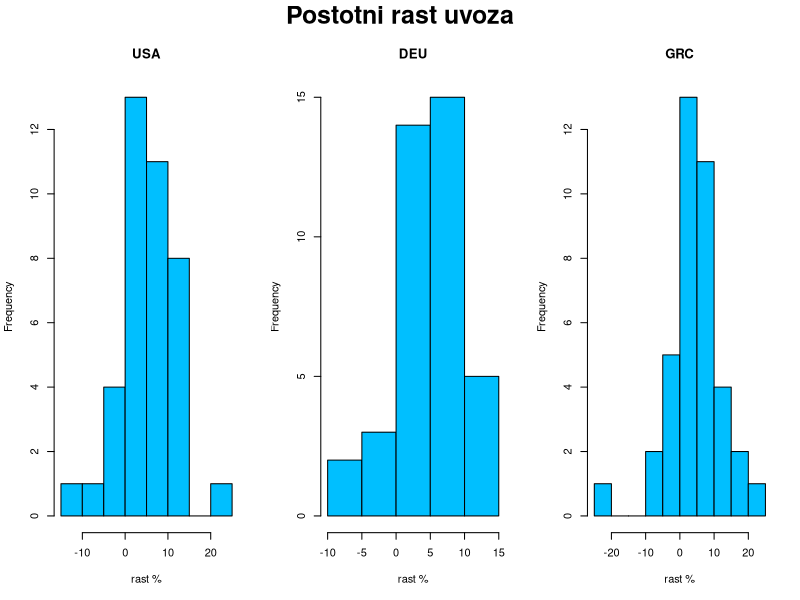
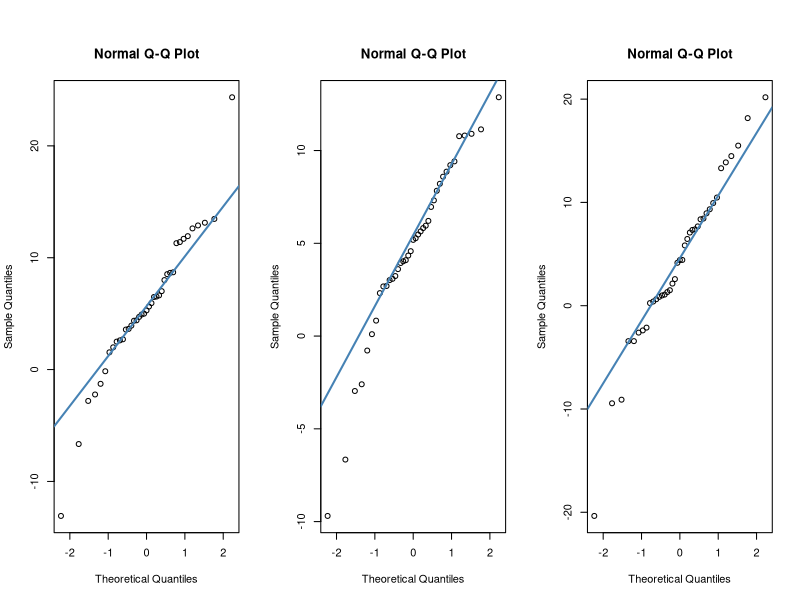
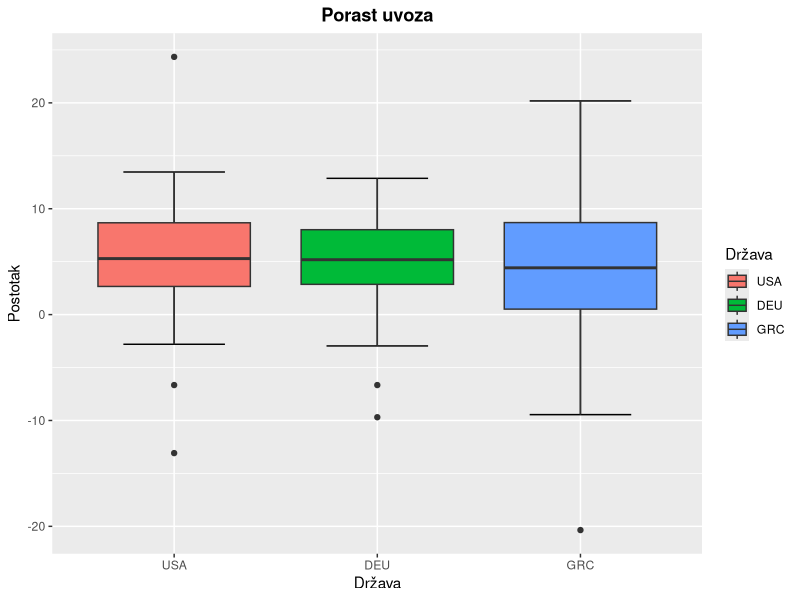
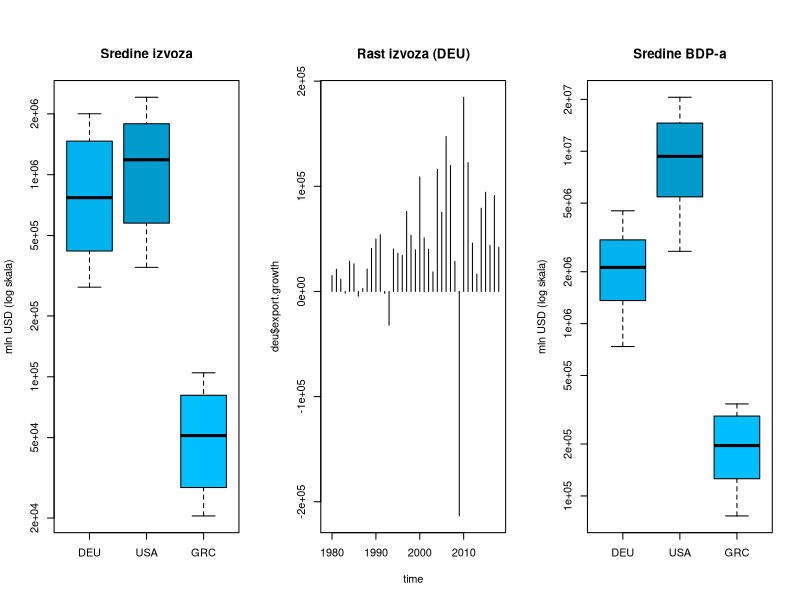
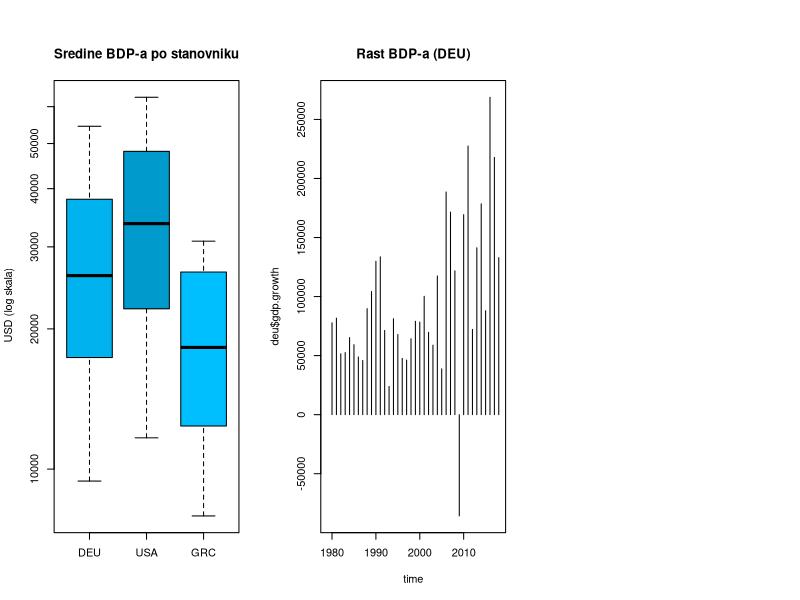
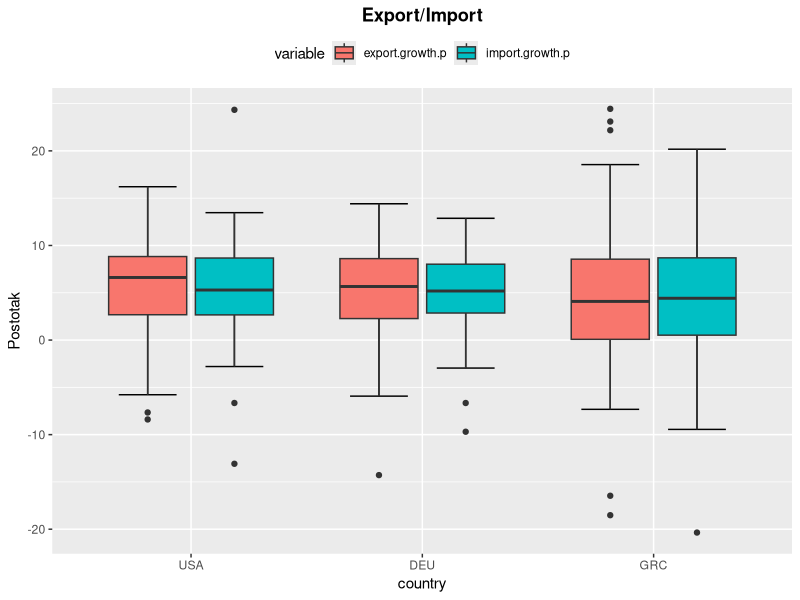
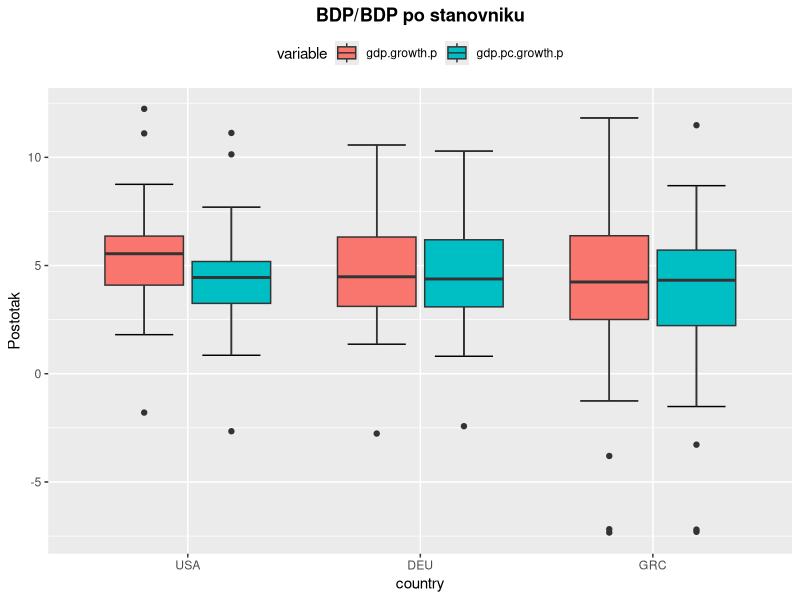
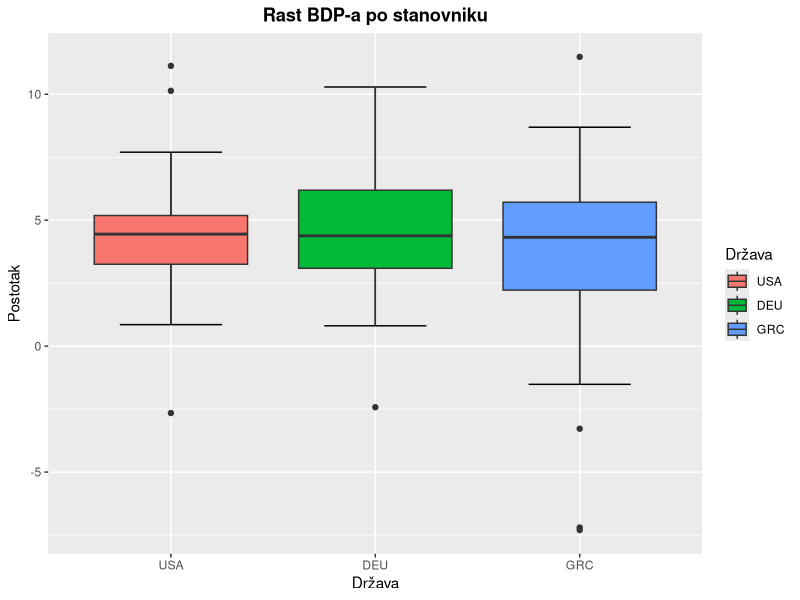

Generate these figures, in order, with R:
## ---- chunk 1
library(knitr)
knitr::opts_chunk$set(echo = TRUE)

library(tidyverse)
library(reshape2)

Sys.setlocale(locale = "hr_HR.utf8")
## ---- chunk 2
export.data = read.csv("Export_data.csv", fileEncoding="UTF-8-BOM")
# head(export.data)

import.data = read.csv("Import_data.csv", fileEncoding="UTF-8-BOM")
# head(import.data)

gdp.data = read.csv("GDP_data.csv", fileEncoding="UTF-8-BOM")
# head(gdp.data)

gdp.pc.data = read.csv("GDPpercapita_data.csv", fileEncoding="UTF-8-BOM")
# head(gdp.pc.data)
## ---- chunk 3
export.loc.cnt = export.data %>% group_by(LOCATION) %>%
    summarise(exp_n = n(), exp_est = sum(Flag.Codes == 'E')) %>%
    arrange(desc(exp_n), exp_est)
import.loc.cnt = import.data %>% group_by(LOCATION) %>%
    summarise(imp_n = n(), imp_est = sum(Flag.Codes == 'E')) %>%
    arrange(desc(imp_n), imp_est)
gdp.loc.cnt = gdp.data %>% group_by(LOCATION) %>%
    summarise(gdp_n = n(), gdp_est = sum(Flag.Codes == 'E')) %>%
    arrange(desc(gdp_n), gdp_est)
gdp.pc.loc.cnt = gdp.pc.data %>% group_by(LOCATION) %>%
    summarise(gdp_pc_n = n(), gdp_pc_est = sum(Flag.Codes == 'E')) %>%
    arrange(desc(gdp_pc_n), gdp_pc_est)
loc.cnt = merge(merge(export.loc.cnt, import.loc.cnt), merge(gdp.loc.cnt, gdp.pc.loc.cnt))
knitr::kable(
  head(arrange(loc.cnt,
               desc(loc.cnt[,2]), desc(loc.cnt[,4]), desc(loc.cnt[,6]), desc(loc.cnt[,8]),
               loc.cnt[,3], loc.cnt[,5], loc.cnt[,7], loc.cnt[,9]), 20),
  caption = "Broj podataka za pojedinu državu"
)
## ---- chunk 4
remove(export.loc.cnt, import.loc.cnt, gdp.loc.cnt, gdp.pc.loc.cnt, loc.cnt)
## ---- chunk 5
time = 1979:2018
usa = data.frame(year = 1979:2018,
                 export.mln_usd = export.data$Value[export.data$LOCATION == "USA"],
                 import.mln_usd = import.data$Value[import.data$LOCATION == "USA"],
                 gdp.mln_usd = gdp.data$Value[gdp.data$LOCATION == "USA"],
                 gdp.pc.usd_cap = gdp.pc.data$Value[gdp.pc.data$LOCATION == "USA"])
usa$net.trade = usa$export.mln_usd - usa$import.mln_usd
deu = data.frame(year = 1979:2019,
                 export.mln_usd = export.data$Value[export.data$LOCATION == "DEU"],
                 import.mln_usd = import.data$Value[import.data$LOCATION == "DEU"],
                 gdp.mln_usd = gdp.data$Value[gdp.data$LOCATION == "DEU"],
                 gdp.pc.usd_cap = gdp.pc.data$Value[gdp.pc.data$LOCATION == "DEU"])
deu$net.trade = deu$export.mln_usd - deu$import.mln_usd
grc = data.frame(year = 1979:2019,
                 export.mln_usd = export.data$Value[export.data$LOCATION == "GRC"],
                 import.mln_usd = import.data$Value[import.data$LOCATION == "GRC"],
                 gdp.mln_usd = gdp.data$Value[gdp.data$LOCATION == "GRC"],
                 gdp.pc.usd_cap = gdp.pc.data$Value[gdp.pc.data$LOCATION == "GRC"])
grc$net.trade = grc$export.mln_usd - grc$import.mln_usd
## ---- chunk 6
usa = usa %>% mutate(import.mln_usd,
                     import.growth = import.mln_usd - lag(import.mln_usd),
                     import.growth.p = import.growth / lag(import.mln_usd) * 100)
deu = deu %>% mutate(import.mln_usd, 
                     import.growth = import.mln_usd - lag(import.mln_usd),
                     import.growth.p = import.growth / lag(import.mln_usd) * 100)
grc = grc %>% mutate(import.mln_usd,
                     import.growth = import.mln_usd - lag(import.mln_usd),
                     import.growth.p = import.growth / lag(import.mln_usd) * 100)
usa = usa %>% mutate(export.mln_usd, 
                     export.growth = export.mln_usd - lag(export.mln_usd),
                     export.growth.p = export.growth / lag(export.mln_usd) * 100)
deu = deu %>% mutate(export.mln_usd,
                     export.growth = export.mln_usd - lag(export.mln_usd),
                     export.growth.p = export.growth / lag(export.mln_usd) * 100)
grc = grc %>% mutate(export.mln_usd,
                     export.growth = export.mln_usd - lag(export.mln_usd),
                     export.growth.p = export.growth / lag(export.mln_usd) * 100)
usa = usa %>% mutate(gdp.mln_usd,
                     gdp.growth = gdp.mln_usd - lag(gdp.mln_usd),
                     gdp.growth.p = gdp.growth / lag(gdp.mln_usd) * 100)
deu = deu %>% mutate(gdp.mln_usd,
                     gdp.growth = gdp.mln_usd - lag(gdp.mln_usd),
                     gdp.growth.p = gdp.growth / lag(gdp.mln_usd) * 100)
grc = grc %>% mutate(gdp.mln_usd,
                     gdp.growth = gdp.mln_usd - lag(gdp.mln_usd),
                     gdp.growth.p = gdp.growth / lag(gdp.mln_usd) * 100)
usa = usa %>% mutate(gdp.pc.usd_cap,
                     gdp.pc.growth = gdp.pc.usd_cap - lag(gdp.pc.usd_cap),
                     gdp.pc.growth.p = gdp.pc.growth / lag(gdp.pc.usd_cap) * 100)
deu = deu %>% mutate(gdp.pc.usd_cap,
                     gdp.pc.growth = gdp.pc.usd_cap - lag(gdp.pc.usd_cap),
                     gdp.pc.growth.p = gdp.pc.growth / lag(gdp.pc.usd_cap) * 100)
grc = grc %>% mutate(gdp.pc.usd_cap,
                     gdp.pc.growth = gdp.pc.usd_cap - lag(gdp.pc.usd_cap),
                     gdp.pc.growth.p = gdp.pc.growth / lag(gdp.pc.usd_cap) * 100)
# brisemo zadnju opservaciju za deu i grc jer usa nema podatke za 2019.g.
deu = deu[-nrow(deu),]
grc = grc[-nrow(grc),]
## ---- chunk 7
data.all = bind_rows(lapply(c("USA", "DEU", "GRC"), function (x) {
  data.frame(country=x, get(tolower(x)))
}))
data.all$country = factor(data.all$country, levels = c("USA", "DEU", "GRC"))
## ---- chunk 8
summary(usa)
summary(deu)
summary(grc)
## ---- chunk 9
par(mfrow = c(1, 3), oma = c(0, 0, 2, 0))
hist(usa$import.growth.p, main="USA", xlab="rast %", col="deepskyblue")
hist(deu$import.growth.p, main="DEU", xlab="rast %", col="deepskyblue")
hist(grc$import.growth.p, main="GRC", xlab="rast %", col="deepskyblue")
mtext("Postotni rast uvoza", outer = T, cex = 1.5, font = 2)
## ---- chunk 10
qqnorm(usa$import.growth.p)
qqline(usa$import.growth.p, col = "steelblue", lwd = 2)

qqnorm(deu$import.growth.p)
qqline(deu$import.growth.p, col = "steelblue", lwd = 2)

qqnorm(grc$import.growth.p)
qqline(grc$import.growth.p, col = "steelblue", lwd = 2)
## ---- chunk 11
ggplot(na.omit(data.all), aes(x=country, y=import.growth.p)) +
  stat_boxplot(geom = "errorbar", width = 0.5) +
  geom_boxplot(aes(fill=country)) +
  labs(title = "Porast uvoza", x="Država", y="Postotak", fill="Država") +
  theme(plot.title = element_text(hjust = 0.5, face = "bold"))
## ---- chunk 12
boxplot(deu$export.mln_usd,
        usa$export.mln_usd,
        grc$export.mln_usd,
        names = c("DEU", "USA", "GRC"), main = "Sredine izvoza",
        col = c("deepskyblue2", "deepskyblue3", "deepskyblue"),
        ylab = "mln USD (log skala)",
        log = "y")
## ---- chunk 13
plot(time, deu$export.growth, type = "h", main = "Rast izvoza (DEU)")
## ---- chunk 14
boxplot(deu$gdp.mln_usd,
        usa$gdp.mln_usd,
        grc$gdp.mln_usd,
        names = c("DEU", "USA", "GRC"), main = "Sredine BDP-a",
        col = c("deepskyblue2", "deepskyblue3", "deepskyblue"),
        ylab = "mln USD (log skala)",
        log = "y")
## ---- chunk 15
boxplot(deu$gdp.pc.usd_cap,
        usa$gdp.pc.usd_cap,
        grc$gdp.pc.usd_cap,
        names = c("DEU", "USA", "GRC"), main = "Sredine BDP-a po stanovniku",
        col = c("deepskyblue2", "deepskyblue3", "deepskyblue"),
        ylab = " USD (log skala)",
        log = "y")

## ---- chunk 16
plot(time, deu$gdp.growth, type = "h", main = "Rast BDP-a (DEU)")
## ---- chunk 17
exp.imp = melt(data.all, id.vars = "country",
               measure.vars = c("export.growth.p", "import.growth.p"), na.rm = T)
ggplot(exp.imp, aes(x = country, y = value, fill = variable)) +
  stat_boxplot(geom = "errorbar", width = 0.5, position = position_dodge(0.75)) +
  geom_boxplot() +
  labs(title = "Export/Import", y="Postotak") +
  theme(plot.title = element_text(hjust = 0.5, face = "bold"), legend.position = "top")
## ---- chunk 18
var.test(usa$export.growth.p, usa$import.growth.p, alternative = "two.sided", na.action = na.omit)
## ---- chunk 19
t.test(usa$export.growth.p, usa$import.growth.p, alternative = "greater", var.equal = TRUE,
       na.action = na.omit)
## ---- chunk 20
gdp.gdppc = melt(data.all, id.vars = "country",
               measure.vars = c("gdp.growth.p", "gdp.pc.growth.p"), na.rm = T)
ggplot(gdp.gdppc, aes(x = country, y = value, fill = variable)) +
  stat_boxplot(geom = "errorbar", width = 0.5, position = position_dodge(0.75)) +
  geom_boxplot() +
  labs(title = "BDP/BDP po stanovniku", y="Postotak") +
  theme(plot.title = element_text(hjust = 0.5, face = "bold"), legend.position = "top")
## ---- chunk 21
var.test(usa$gdp.growth.p, usa$gdp.pc.growth.p, alternative = "two.sided", na.action = na.omit)
## ---- chunk 22
t.test(usa$gdp.growth.p, usa$gdp.pc.growth.p, alternative = "greater", var.equal = TRUE,
       na.action = na.omit)
## ---- chunk 23
ggplot(na.omit(data.all), aes(x=country, y=gdp.pc.growth.p)) +
  stat_boxplot(geom = "errorbar", width = 0.5) +
  geom_boxplot(aes(fill=country)) +
  labs(title = "Rast BDP-a po stanovniku", x="Država", y="Postotak", fill="Država") +
  theme(plot.title = element_text(hjust = 0.5, face = "bold"))
